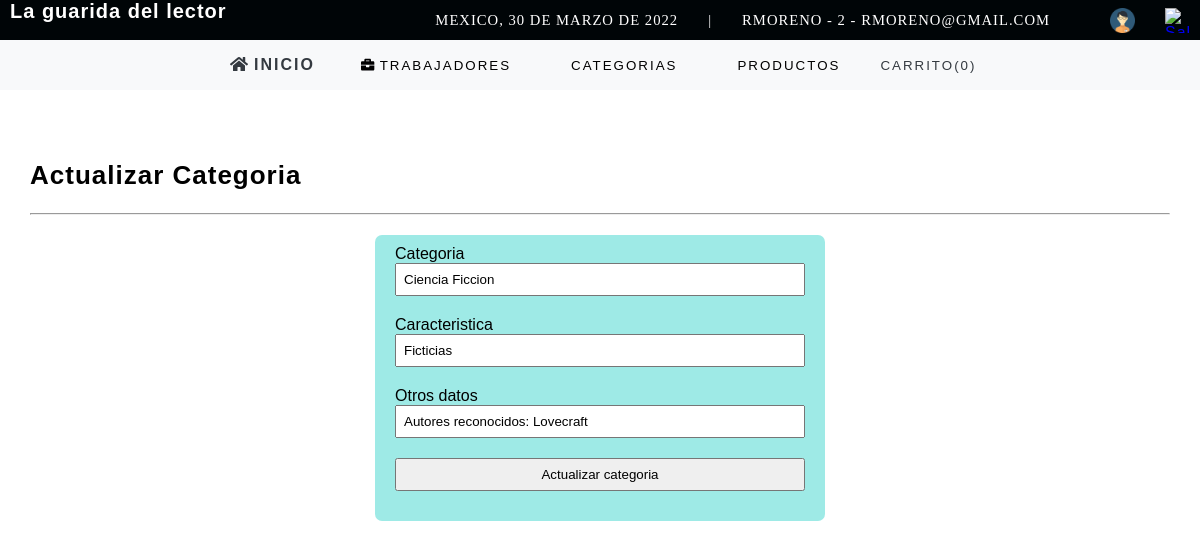
The page /sistema/editarcat.php?id=8 (signed in) on the database its author committed.
### tables this page shows
CREATE TABLE `proveedor` (
  `idcat` int(11) NOT NULL,
  `categoria` varchar(100) DEFAULT NULL,
  `caracteristica` varchar(100) DEFAULT NULL,
  `descripcion` text DEFAULT NULL,
  `date_add` datetime NOT NULL DEFAULT current_timestamp(),
  `usuario_id` int(11) NOT NULL,
  `estatus` int(11) NOT NULL DEFAULT 1
);

### sistema/editarcat.php (the view, shortened to what this page needs)
 <?php
    include "../conexion.php";
    $idcat= $_REQUEST['id'];
    $query = mysqli_query($conection, "SELECT * FROM proveedor WHERE  idcat = $idcat and estatus=1");
    $res_sql = mysqli_num_rows($query);
    if($res_sql == 0)
    {
        header('Location: listatra.php');
    }
    else
    {
        while ($data = mysqli_fetch_array($query))
        {
            $categoria = $data['categoria'];
            $caracteristica = $data['caracteristica'];
            $descripcion = $data['descripcion'];
        }
    }
?>
<!DOCTYPE html>
<html >
<head>
	<?php include "includes/scripts.php"; ?>
</head>
<body>
	<?php include "includes/header.php"; ?>
	<section class="container pad-top-10">
        <div class="form_register">
            <h1>Actualizar Categoria</h1>
            <hr>
              <form class="form" action="" method="post">
                <label for="categoria">Categoria</label>
                <input class="input" type="text" name="categoria" id="categoria" placeholder="Genero del videojuego" value="<?php echo $categoria;  ?>" >
                <label for="caracteristica">Caracteristica</label>
                <input class="input" type="text" name="caracteristica" id="caracteristica" placeholder="Caracteristica videjuego" value="<?php echo $caracteristica;  ?>">
                <label for="descripcion">Otros datos</label>
                <input class="input" type="text" name="descripcion" id="descripcion" placeholder="descripcion Completa" value="<?php echo $descripcion;  ?>">
                <input class="input" type="submit" value="Actualizar categoria" class="btn-primary" >
            </form>
        </div>
	</section>
</body>
</html>

### sistema/css/config.css (style rules this page uses)
* { box-sizing: border-box; font-family: Verdana, Tahoma, sans-serif; }
html, body { margin: 0; }
:root { --color-primary: #007bff; --color-secundary: #6c757d; --color-success: #28a745; --color-info: #17a2b8; --color-warning: #ffc107; --color-danger: #dc3545; --color-light: #f8f9fa; --color-dark: #343a40; --color-primary-clear: #007bffb9; --color-secundary-clear: #6c757da4; --color-success-clear: #28a74694; --color-info-clear: #17a3b8a8; --color-warning-clear: #ffc1079a; --color-danger-clear: #dc3546c7; --color-primary-darked: #AC4E17; --color-secundary-darked: #1E2413; --color-success-darked: #0e4e30; --color-info-darked: #11626e; --color-warning-darked: #af8300; --color-danger-darked: #85212b; --color-light-darked: #c1c2c4; --color-dark-darked: #1b1f22; --border-color: #b4b4b4; --container-padding: 1em ; }

### sistema/css/grid.css (style rules this page uses)
.container, .container-fluid, .container-sm, .container-md, .container-lg, .container-xl { width: 100%; margin: 0 auto; }
@media (min-width: 576px) { .container, .container-sm { max-width: 540px; } }
@media (min-width: 768px) { .container, .container-sm, .container-md { max-width: 720px; } }
@media (min-width: 992px) { .container, .container-sm .container-md, .container-lg { max-width: 960px; } }
@media (min-width: 1200px) { .container, .container-sm, .container-md, .container-lg, .container-xl { max-width: 1140px; } }

### sistema/css/text.css (style rules this page uses)
h1, h2, h3, h4, h5, h6 { margin-top: 0; }
h1, h2, h3, h4, h5, h6, .h1, .h2, .h3, .h4, .h5, .h6 { font-family: 'arial'; font-weight: bold; letter-spacing: 1px; }
h1, .h1 { font-size: 26px; }

### sistema/css/padding.css (style rules this page uses)
.pad-top-10 { padding-top: 10em; }

### sistema/css/form.css (style rules this page uses)
.form { width: 450px; margin: auto; background: rgba(13, 202, 193, 0.4); padding: 10px 20px; box-sizing: border-box; margin-top: 20px; border-radius: 7px; }
.input { width: 100%; margin-bottom: 20px; padding: 7px; box-sizing: border-box; }

### rows shown on the page
proveedor: categoria "Ciencia Ficcion", caracteristica "Ficticias", descripcion "Autores reconocidos: Lovecraft"

### other values the page prints
fechaC() "30 DE MARZO DE 2022"
$_SESSION['user'] "RMORENO"
$_SESSION['rol'] "2"
$_SESSION['email'] "RMORENO@GMAIL.COM"
